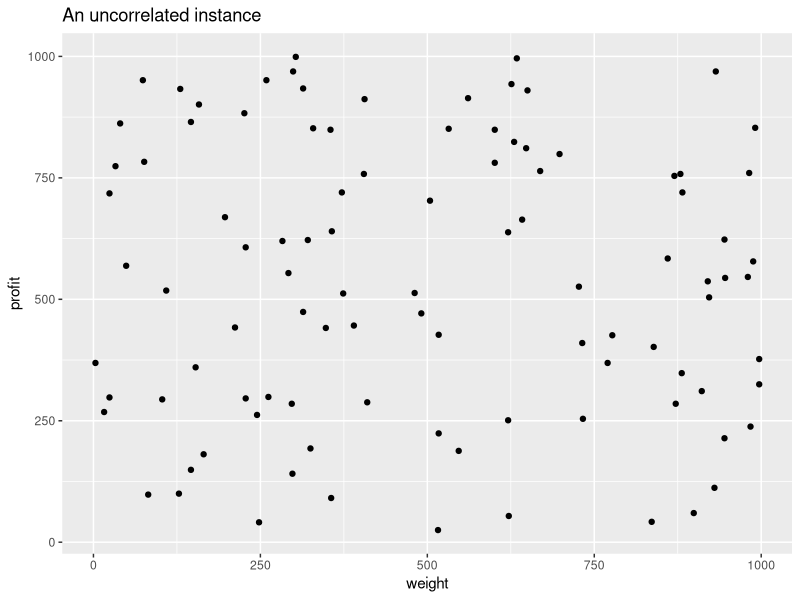

This chart was generated by the following R code:
#!/usr/bin/R --vanilla
library(ggplot2)

n <- 100
wmax <- 1000
pmax <- 1000
s <- 42
set.seed(s)
w <- sample(1:wmax, n, replace=TRUE)
p <- sample(1:pmax, n, replace=TRUE)
t = data.frame(w = w, p = p)
pl = qplot(w, p, data = t, xlab = 'weight', ylab = 'profit', main = 'An uncorrelated instance')     
ggsave(filename = 'uncorrelated.eps', plot = pl, width = 210*0.75, height = 297*0.4, units = c('mm'), dpi = 300)

